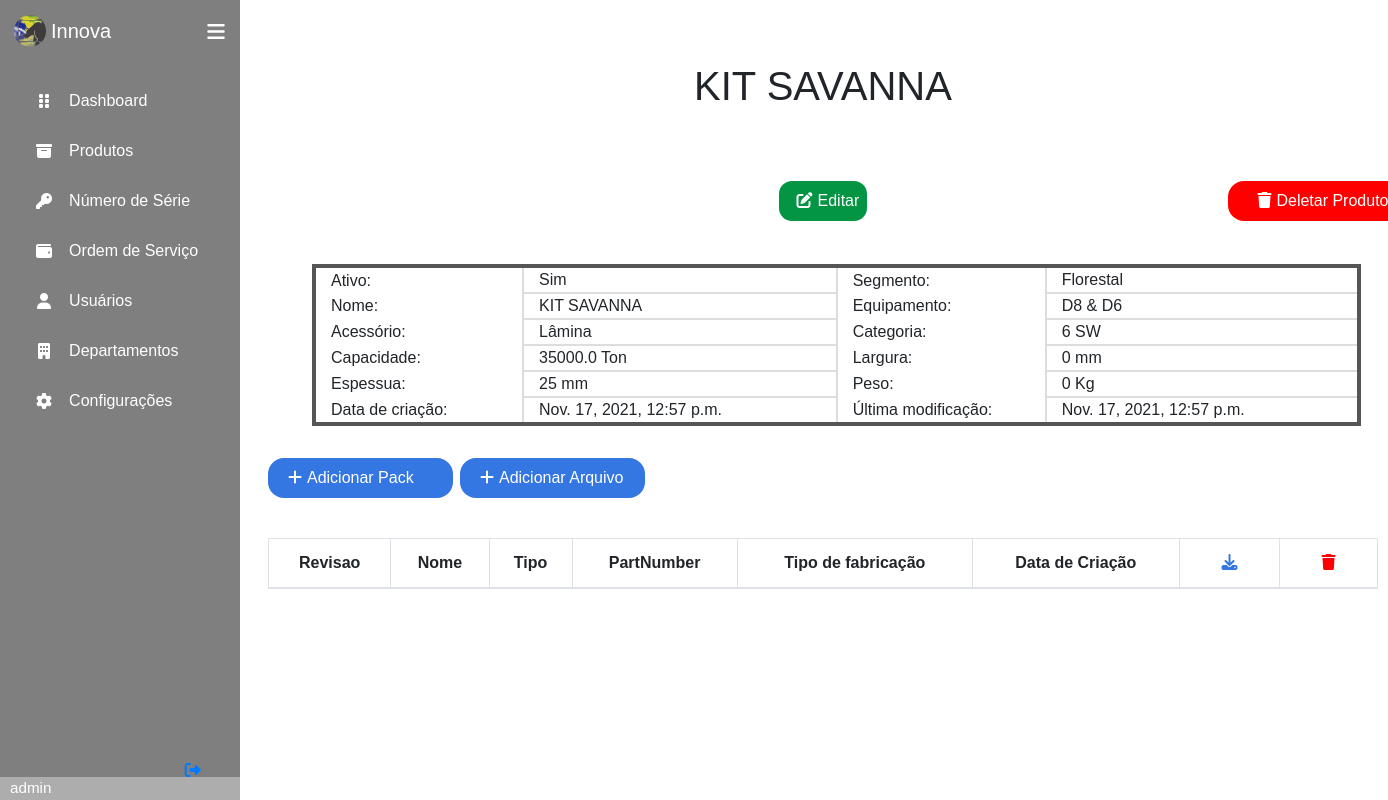
The app's page /products/product/2 (signed in) with its own data.
### produtos/models.py (models this page shows, shortened)
class Produto(models.Model):
    nome = CharField(max_length=30)
    equipamento = CharField(max_length=10)
    capacidade = FloatField()
    largura = IntegerField()
    espessura = IntegerField()
    peso = IntegerField()
    descontinuado = BooleanField()
    dateCriacao = DateTimeField(auto_now_add=True)
    dateUpdate = DateTimeField(auto_now=True)
    segmento = ForeignKey(Segmento, null=True, on_delete=SET_NULL)
    tipoProduto = ForeignKey(TipoProduto, null=True, on_delete=SET_NULL)
    categoria = ForeignKey(CategoriaProduto, null=True, blank=True, on_delete=SET_NULL)
    classeAplicacao = ForeignKey(ClasseProduto, null=True, on_delete=SET_NULL)
    responsavel = ForeignKey(Colaborador, null=True, on_delete=SET_NULL)

class Segmento(models.Model):
    nome = CharField(max_length=20, unique=True)
    sigla = CharField(max_length=20, unique=True)
    dateCriacao = DateTimeField(auto_now_add=True)
    def __str__(self):
        return self.nome

class TipoProduto(models.Model):
    nome = CharField(max_length=40, unique=True)
    sigla = CharField(max_length=3, unique=True)
    dateCriacao = DateTimeField(auto_now_add=True)
    def __str__(self):
        return self.nome

class CategoriaProduto(models.Model):
    nome = CharField(max_length=10, unique=True)
    sigla = CharField(max_length=5, unique=True)
    dateCriacao = DateTimeField(auto_now_add=True)
    def __str__(self):
        return self.nome

### produtos/views.py (the view)
# urls.py: path('product/<int:id>', views.ViewProduct, name = 'View_Product'),
def ViewProduct(request, id):
    context = []
    items = Item.objects.all().filter(produto_id = id).order_by('-revisao')
    files = Arquivo.objects.all().filter(produto_id = id).order_by('-revisao')
    product = get_object_or_404(Produto, id = id)
    context = {
        'product': product,
        'items': items,
        'files': files,
    }
    return render(request, 'produtos/Product.html', context)

### templates/produtos/Product.html (shortened to what this page needs)
{% extends 'base.html' %}
{% block content %}
<div class="title">
    <h1>{{ product.nome }}</h1>
</div>
<div class="container" id="edit-container">
    <a href="{% url 'products:Update_Product' product.id %}" class="edit-product">
        <div class="edit-div">
            <i class="fas fa-edit"></i>Editar
        </div>
    </a>
    <a href="{% url 'products:Delete_Product' product.id %}" class="del-product">
        <div class="col-2 del-product-div">
            <i class="fas fa-trash del-product-button"></i>Deletar Produto
        </div>
    </a>
</div>
<table class="product-table">
    <tbody>
        <tr>
            <td class=" col-2 product-item-title">
                Ativo:
            </td>
            <td class="col-3 product-item">
                {% if product.descontinuado == 1 %}
                    Sim
                {% else %}
                    Não
                {% endif %}
            </td>
            <td class="col-2 product-item-title">
                Segmento:
            </td>
            <td class="col-3 product-item">
                {{ product.segmento }}
            </td>
        </tr>
        <tr>
            <td class="col-2 product-item-title">
                Nome:
            </td>
            <td class="col-3 product-item">
                {{ product.nome }}
            </td>
            <td class="col-2 product-item-title">
                Equipamento:
            </td>
            <td class="col-3 product-item">
                {{ product.equipamento }}
            </td>
        </tr>
        <tr>
            <td class="col-2 product-item-title">
                Acessório:
            </td>
            <td class="col-3 product-item">
                {{ product.tipoProduto }}
            </td>
            <td class="col-2 product-item-title">
                Categoria:
            </td>
            <td class="col-3 product-item">
                {% if product.categoria %}
                    {{ product.categoria }}
                {% else %}
                    Sem categoria
                {% endif %}
            </td>
        </tr>
        <tr>
            <td class="col-2 product-item-title">
                Capacidade:
            </td>
            <td class="col-2 product-item">
                {{ product.capacidade }} Ton
            </td>
            <td class="col-2 product-item-title ">
                Largura:
            </td>
            <td class="col-2 product-item">
                {{ product.largura }} mm
            </td>
        </tr>
        <tr>
            <td class="col-2 product-item-title">
                Espessua:
            </td>
            <td class="col-2 product-item">
                {{ product.espessura }} mm
            </td>
            <td class="col-2 product-item-title">
                Peso:
            </td>
            <td class="col-2 product-item">
                {{ product.peso }} Kg
            </td>
        </tr>
        <tr>
            <td class="col-2 product-item-title">
                Data de criação:
            </td>
            <td class="col-2 product-item">
                {{ product.dateCriacao }}
            </td>
            <td class="col-2 product-item-title">
                Última modificação:
            </td>
            <td class="col-2 product-item">
                {{ product.dateUpdate }}
            </td>
        </tr>
    </tbody>
</table>
<div class="container add">
    <a href="{% url 'products:New_Item' %}" class="add-item">
        <div class="col-2 item-div">
            <i class="fas fa-plus add-item-button"></i>Adicionar Pack
        </div>
    </a>
</div>
<div class="container">
    <a href="{% url 'products:New_File' %}" class="add-file">
        <div class="col-2 file-div">
            <i class="fas fa-plus add-file-button"></i>Adicionar Arquivo
        </div>
    </a>
</div>
<div class="container table-items">
    <table class="table table-striped table-hover table-bordered">
        <thead>
            <tr>
                <th scope="col">Revisao</th>
                <th scope="col">Nome</th>
                <th scope="col">Tipo</th>
                <th scope="col">PartNumber</th>
                <th scope="col">Tipo de fabricação</th>
                <th scope="col">Data de Criação</th>
                <th scope="col">
                    <div class="col download-div">
                        <i class="fas fa-download download-button"></i>
                    </div>
                </th>
                <th scope="col">
                    <div class="col del-div">
                        <i class="fas fa-trash del-button"></i>
                    </div>
                </th>
            </tr>
        </thead>
    </table>
</div>
{% endblock %}

### templates/base.html (shortened to what this page needs)
{% load static %}
<!DOCTYPE html>
<html lang="pt-br">
<head>
    <link rel="stylesheet" href="{% static 'css/style.css' %}">
    <link rel="stylesheet" href="{% static 'css/bs/bootstrap.css' %}">
</head>
<body>
    {% if user.is_authenticated %}
    <div class="sidebar">
        <div class="logo_content">
            <div class="logo">
                <img src="{% static 'img/logo-base.png' %}" class="img-base"/>
                <div class="logo_name">Innova</div>
            </div>
            <i class="fas fa-bars" id="btn-menu"></i>
        </div>
        <ul class="nav_list">
            <li>
                <a href="{%url 'main:Home_Main'%}">
                    <i class="fas fa-grip-vertical"></i>
                    <span class="link_name">Dashboard</span>
                </a>
            </li>
            <li>
                <a href="{%url 'products:Home_Products'%}">
                    <i class="fas fa-archive"></i>
                    <span class="link_name">Produtos</span>
                </a>
            </li>
            <li>
                <a href="{%url 'products:Serial_Number'%}">
                    <i class="fas fa-key"></i>
                    <span class="link_name">Número de Série</span>
                </a>
            </li>
            <li>
                <a href="{% url 'workOrder:Home_WorkOrder' %}">
                    <i class="fas fa-wallet"></i>
                    <span class="link_name">Ordem de Serviço</span>
                </a>
            </li>
            <li>
                <a href="{%url 'colaborators:Home_Colaborator'%}">
                    <i class="fas fa-user"></i>
                    <span class="link_name">Usuários</span>
                </a>
            </li>
            <li>
                <a href="{%url 'departments:Home_Departments'%}">
                    <i class="fas fa-building"></i>
                    <span class="link_name">Departamentos</span>
                </a>
            </li>
            <li>
                <a href="#">
                    <i class="fas fa-cog"></i>
                    <span class="link_name">Configurações</span>
                </a>
            </li>
        </ul>
        <div class="profile_content">
            <div class="profile">
                <div class="profile_details">
                    <div class="name_job">
                        <div class="name">{{ user.username }}</div>
                    </div>
                </div>
                <a href="{%url 'logout'%}">
                    <i class="fas fa-sign-out-alt" id="logout"></i>
                </a>
            </div>
        </div>
    </div>
    {% endif %}
    <div class="home_content">
        {% block content %}
        {% endblock %}
    </div>
</body>
</html>

### static/css/style.css (style rules this page uses)
* { margin: 0; padding: 0; box-sizing: border-box; font-family: sans-serif; }
body { position: relative; min-height: 100vh; width: 100%; overflow: auto; }
.sidebar { position: fixed; top: 0; left: 0; height: 100%; width: 15em; background: #7F7F7F; padding: 0.37em 0.88em; }
.sidebar .logo_content .logo { color: #fff; display: flex; height: 3.13em; width: 100%; align-items: center; }
.logo_content .img-base { border-radius: 50%; margin-right: 0.31em; }
.logo_content .logo .logo_name { font-size: 1.25em; font-weight: 400; }
.sidebar #btn-menu { position: absolute; color: #fff; left: 90%; top: 0.37em; font-size: 1.25em; height: 3.13em; width: 3.13em; text-align: center; line-height: 2.5em; transform: translateX(-50%); }
.sidebar ul { margin-top: 1.25em; }
.sidebar ul li { position: relative; height: 3.13em; width: 100%; margin: 0 0.31em; list-style: none; line-height: 3.13em; }
.sidebar ul li a { color: #fff; display: flex; align-items: center; text-decoration: none; transition: all 0.4s ease; border-radius: 0.75em; }
.sidebar ul li a i { height: 3.13em; min-width: 3.13em; border-radius: 0.75em; line-height: 3.13em; text-align: center; }
.sidebar .profile_content { position: absolute; color: #fff; bottom: 0; left: 0; width: 100%; }
.profile_content .profile .profile_details { display: flex; align-items: center; background: #ADADAD; }
.profile .profile_details .name_job { margin-left: 0.63em; }
.profile .profile_details .name { font-size: 0.95em; font-weight: 400; }
.profile #logout { position: absolute; left: 88%; bottom: 0.31em; transform: translateX(-50%); min-width: 3.3em; line-height: 3.13em; font-size: 1.25; border-radius: 0.75em; }
.home_content { top: 2em; position: absolute; height: 95%; width: 84%; left: 15em; }
.title { font-size: 1.5em !important; padding: 30px; position: relative; text-align: center; }
h1 { padding-bottom: 0.75em; }
.fas.fa-edit { color: #fff; margin-right: 5px; margin-left: 10px; }
.table { text-align: center; margin-right: 0; }
#edit-container { width: 100% !important; text-align: center; }
a.edit-product { width: 6.5em; }
.edit-div { background-color: #039444; cursor: pointer; color: #fff; display: inline-block; padding: 0.5em; border: 0.2em solid #fff; border-radius: 1em; }
.del-product-div { display: inline-block; background-color: #ff0000; cursor: pointer; color: #fff; padding: 0.5em; bottom: 2.7em; margin-left: 60em; border-radius: 1em; }
.product-table { position: relative; margin-left: 4.5em; width: 90%; border: solid 4px #555; }
.product-item { border: solid 2px #ddd; }
.add { margin-top: 2em; }
.item-div { background-color: #3476e2; cursor: pointer; display: inline-block; color: #fff; padding: 0.5em; border-radius: 1em; }
.file-div { background-color: #3476e2; cursor: pointer; color: #fff; bottom: 2.5em; padding: 0.5em; margin-left: 12em; border-radius: 1em; display: inline-block; }
.fas.fa-plus.add-item-button, .fas.fa-plus.add-file-button, .fas.fa-trash.del-product-button { margin-right: 5px; margin-left: 5px; }
.download-div { color: #3476e2; }
.del-div { color: #ff0000; }
.table-items { align-items: center; padding-bottom: 1em; }

### records on screen
Produto: nome "KIT SAVANNA", segmento "Florestal", equipamento "D8 & D6", tipoProduto "Lâmina", categoria "6 SW", capacidade "35000.0", largura "0", espessura "25", peso "0", dateCriacao "Nov. 17, 2021, 12:57 p.m.", dateUpdate "Nov. 17, 2021, 12:57 p.m."

### other values on screen
{{ user.username }} "admin"
